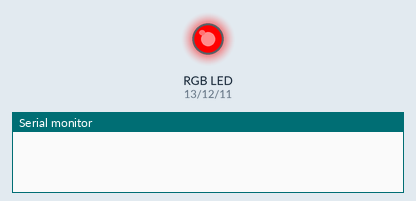
A sketch run on a simulated Arduino Uno, built with avr-gcc and run on an emulated ATmega328P. Shown: an RGB LED mixed from three pins (HIGH = lit), the last lines printed to the serial monitor.

Above: at 1.1 s.
At 8.8 s:
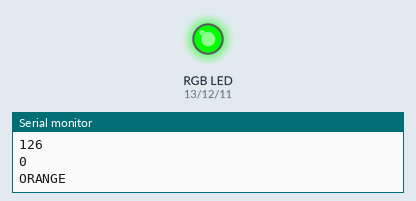
At 16.4 s:
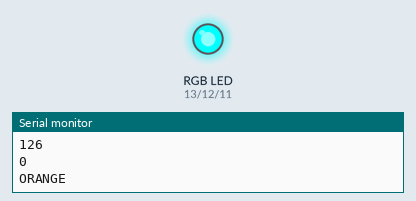
At 19.0 s:
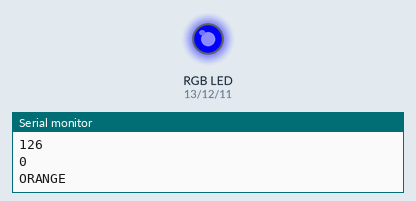
At 24.1 s:
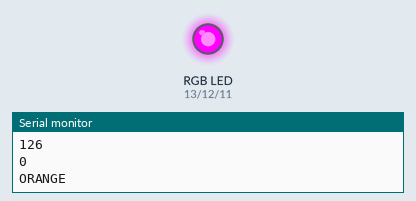
At 34.3 s:
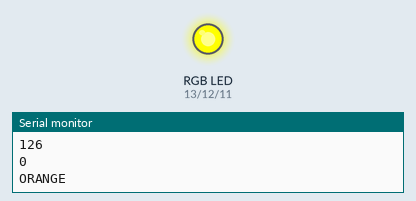
Timing chart, 0 to 40.0 s (numbered marks = the images above):
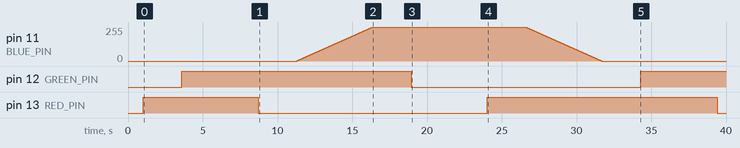

The sketch:

rgb-rainbow.ino
```cpp
// Digital Out Numbers to RGB Led
const int RED_PIN = 13;
const int GREEN_PIN = 12;
const int BLUE_PIN = 11;

// Color Variable in RGB
int red;
int green;
int blue;

void setup() {
	// Set Pins to Output Mode
	pinMode(RED_PIN, OUTPUT);
	pinMode(GREEN_PIN, OUTPUT);
	pinMode(BLUE_PIN, OUTPUT);
	// Set Starting Color BLACK-rgb(0,0,0)
	setRGB(0, 0, 0);
	delay(1000);
	// DEBUG on Board
	Serial.begin(9600);
}

// Seven Color Rainbow on One Led
void loop() {
	// Set RED-rgb(255,0,0)
	red = 255;
	green = 0;
	blue = 0;
	setRGB(red, green, blue);

	// Go from RED-rgb(255,0,0) to ORANGE-rgb(255,125,0)
	for (green = 0; green <= 125; green++) {
		setRGB(red, green, blue);
	}

	// DEBUG on Board, set 9600 at Serial Monitor
	Serial.println(red);
	Serial.println(green);
	Serial.println(blue);
	Serial.println("ORANGE");

	// Go from ORANGE - rgb(255, 125, 0) to YELLOW-rgb(255, 255, 0)
	for (green = 126; green < 255; green++) {
		setRGB(red, green, blue);
	}

	// Go from YELLOW-rgb(255,255,0) to GREEN-rgb(0,255,0)
	for (red = 255; red > 0; red--) {
		setRGB(red, green, blue);
	}

	// Go from GREEN-rgb(0,255,0) to BLUE-rgb(0,255,255)
	for (blue = 0; blue < 255; blue++) {
		setRGB(red, green, blue);
	}

	// Go from BLUE-rgb(0,255,255) to INDIGO-rgb(0,0,255)
	for (green = 255; green > 0; green--) {
		setRGB(red, green, blue);
	}

	// Go from INDIGO-rgb(0,0,255) to VIOLET-rgb(255,0,255)
	for (red = 0; red < 255; red++) {
		setRGB(red, green, blue);
	}

	// Go from INDIGO-rgb(255,0,255) to RED-rgb(255,0,0)
	for (blue = 255; blue >= 0; blue--) {
		setRGB(red, green, blue);
	}
}

// Conrolling RGB Led via analogWrite & PWM
void setRGB(int r, int g, int b) {
	analogWrite(RED_PIN, r);
	analogWrite(GREEN_PIN, g);
	analogWrite(BLUE_PIN, b);
	delay(20);	// ms
}
```

Measured:
- by itself, pin 11 (BLUE_PIN): rises from 0/255 to 255/255 in 5.1 s, then falls to 0/255 in 15.3 s
- by itself, pin 12 (GREEN_PIN): LOW → HIGH at 3.6 s, → LOW 15.3 s later, → HIGH 15.4 s later
- by itself, pin 13 (RED_PIN): LOW → HIGH at 1.0 s, → LOW 7.7 s later, → HIGH 15.3 s later, → LOW 15.4 s later
